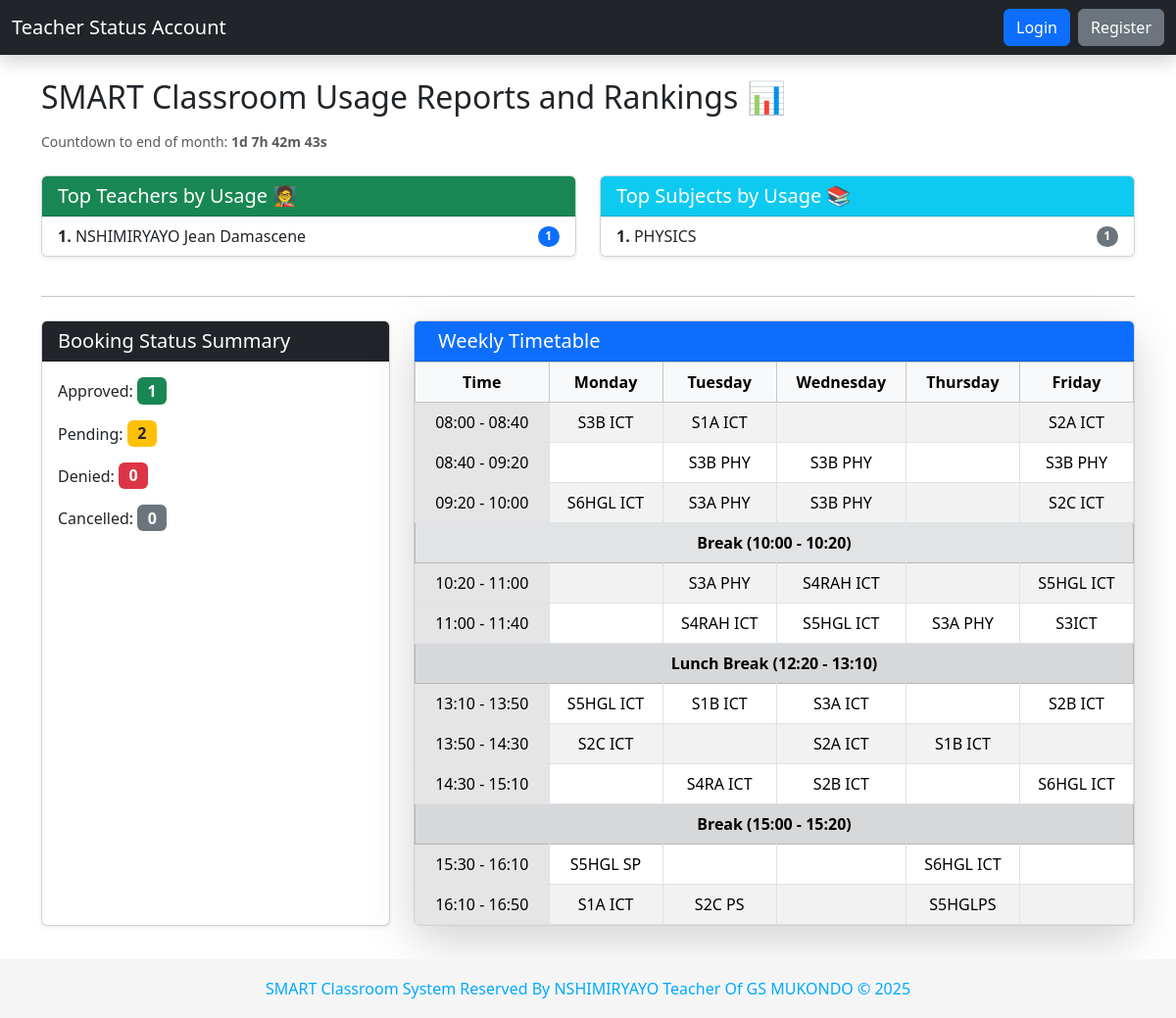
Screenshot of /admin/reports with the database file from the repository.
### tables this page shows
CREATE TABLE Teachers (
                TeacherID INTEGER PRIMARY KEY AUTOINCREMENT,
                Name TEXT NOT NULL,
                Subject TEXT,
                Username TEXT UNIQUE NOT NULL,
                Password TEXT NOT NULL,
                Role TEXT DEFAULT 'Teacher',
                IsApproved INTEGER DEFAULT 0,
                Email TEXT,
                Phone TEXT,
                Class TEXT
            , Gender TEXT, ClassTeacher TEXT);

### app.py (the view)
@app.route('/admin/reports')
def admin_reports():
    conn = connect_db()
    cursor = conn.cursor()
    cursor.execute("SELECT Status, COUNT(*) FROM Bookings GROUP BY Status")
    summary = {row[0]: row[1] for row in cursor.fetchall()}
    cursor.execute("""
        SELECT T.Name, COUNT(B.BookingID)
        FROM Bookings B
        JOIN Teachers T ON B.TeacherID = T.TeacherID
        WHERE B.Status = 'Approved'
        GROUP BY T.Name
        ORDER BY COUNT(B.BookingID) DESC
    """)
    teacher_ranking = cursor.fetchall()
    cursor.execute("""
        SELECT T.Subject, COUNT(B.BookingID)
        FROM Bookings B
        JOIN Teachers T ON B.TeacherID = T.TeacherID
        WHERE B.Status = 'Approved'
        GROUP BY T.Subject
        ORDER BY COUNT(B.BookingID) DESC
    """)
    subject_ranking = cursor.fetchall()
    cursor.execute("""
        SELECT T.Name, T.Email, T.Phone,
               COUNT(B.BookingID) AS Bookings
        FROM Teachers T
        LEFT JOIN Bookings B ON T.TeacherID = B.TeacherID
        GROUP BY T.TeacherID
    """)
    teacher_list = [
        dict(Name=row[0], Email=row[1], Phone=row[2], Bookings=row[3])
        for row in cursor.fetchall()
    ]
    conn.close()
    now = datetime.now()
    return render_template(
        'admin/reports.html',
        now=now,
        summary=summary,
        teacher_ranking=teacher_ranking,
        subject_ranking=subject_ranking,
        teacher_list=teacher_list
    )

### app.py (called while the page is built)
@app.context_processor
def inject_global_vars():
    return {'now': datetime.now()}

### db_setup.py (called while the page is built)
def connect_db():
    try:
        conn = sqlite3.connect(DB_FILE)
        conn.row_factory = None
        return conn
    except sqlite3.Error as e:
        print(f"Database connection error: {e}")
        return None

### templates/admin/reports.html (shortened to what this page needs)
{% extends "base.html" %}
{% block content %}
<h2 class="mb-3 text-dark">SMART Classroom Usage Reports and Rankings 📊</h2>
<p class="text-muted small mb-4">
    Countdown to end of month: <strong id="countdown">Loading...</strong>
</p>
<div class="row">
    <div class="col-md-6 mb-4">
        <div class="card shadow-sm h-100">
            <div class="card-header bg-success text-white">
                <h5 class="mb-0">Top Teachers by Usage 🧑‍🏫</h5>
            </div>
            <ul class="list-group list-group-flush">
                {% if teacher_ranking %}
                    {% for name, count in teacher_ranking %}
                        <li class="list-group-item d-flex justify-content-between align-items-center">
                            <span><strong>{{ loop.index }}.</strong> {{ name }}</span>
                            <span class="badge bg-primary rounded-pill">{{ count }}</span>
                        </li>
                    {% endfor %}
                {% else %}
                    <li class="list-group-item text-muted">No teacher usage data available.</li>
                {% endif %}
            </ul>
        </div>
    </div>
    <div class="col-md-6 mb-4">
        <div class="card shadow-sm h-100">
            <div class="card-header bg-info text-white">
                <h5 class="mb-0">Top Subjects by Usage 📚</h5>
            </div>
            <ul class="list-group list-group-flush">
                {% if subject_ranking %}
                    {% for subject, count in subject_ranking %}
                        <li class="list-group-item d-flex justify-content-between align-items-center">
                            <span><strong>{{ loop.index }}.</strong> {{ subject }}</span>
                            <span class="badge bg-secondary rounded-pill">{{ count }}</span>
                        </li>
                    {% endfor %}
                {% else %}
                    <li class="list-group-item text-muted">No subject usage data available.</li>
                {% endif %}
            </ul>
        </div>
    </div>
</div>
<hr>
<div class="row mt-4">
    <div class="col-md-4 mb-4">
        <div class="card shadow-sm h-100">
            <div class="card-header bg-dark text-white">
                <h5 class="mb-0">Booking Status Summary</h5>
            </div>
            <div class="card-body">
                <p>Approved: <span class="badge bg-success fs-6">{{ summary.get('Approved', 0) }}</span></p>
                <p>Pending: <span class="badge bg-warning text-dark fs-6">{{ summary.get('Pending', 0) }}</span></p>
                <p>Denied: <span class="badge bg-danger fs-6">{{ summary.get('Denied', 0) }}</span></p>
                <p>Cancelled: <span class="badge bg-secondary fs-6">{{ summary.get('Cancelled', 0 ) }}</span></p>
            </div>
        </div>
    </div>
    <div class="col-md-8 mb-4">
        <div class="card shadow-lg h-100">
            <div class="card-header bg-primary text-white">
                <h5 class="mb-0">
                     Weekly Timetable
                </h5>
            </div>
            <div class="card-body p-0">
                <div class="table-responsive">
                    <table class="table table-bordered table-striped text-center align-middle mb-0">
                        <thead class="table-light">
                            <tr>
                                <th>Time</th>
                                <th>Monday</th>
                                <th>Tuesday</th>
                                <th>Wednesday</th>
                                <th>Thursday</th>
                                <th>Friday</th>
                            </tr>
                        </thead>
                        <tbody>
                            <tr><td class="table-active">08:00 - 08:40</td><td>S3B ICT</td><td>S1A ICT</td><td></td><td></td><td>S2A ICT</td></tr>
                            <tr><td class="table-active">08:40 - 09:20</td><td></td><td>S3B PHY</td><td>S3B PHY</td><td></td><td>S3B PHY</td></tr>
                            <tr><td class="table-active">09:20 - 10:00</td><td>S6HGL ICT</td><td>S3A PHY</td><td>S3B PHY</td><td></td><td>S2C ICT</td></tr>
                            <tr class="table-secondary"><td colspan="6"><strong>Break (10:00 - 10:20)</strong></td></tr>
                            <tr><td class="table-active">10:20 - 11:00</td><td></td><td>S3A PHY</td><td>S4RAH ICT</td><td></td><td>S5HGL ICT</td></tr>
                            <tr><td class="table-active">11:00 - 11:40</td><td></td><td>S4RAH ICT</td><td>S5HGL ICT</td><td>S3A PHY</td><td>S3ICT</td></tr>
                            <tr class="table-secondary"><td colspan="6"><strong>Lunch Break (12:20 - 13:10)</strong></td></tr>
                            <tr><td class="table-active">13:10 - 13:50</td><td>S5HGL ICT</td><td>S1B ICT</td><td>S3A ICT</td><td></td><td>S2B ICT</td></tr>
                            <tr><td class="table-active">13:50 - 14:30</td><td>S2C ICT</td><td></td><td>S2A ICT</td><td>S1B ICT</td><td></td></tr>
                            <tr><td class="table-active">14:30 - 15:10</td><td></td><td>S4RA ICT</td><td>S2B ICT</td><td></td><td>S6HGL ICT</td></tr>
                            <tr class="table-secondary"><td colspan="6"><strong>Break (15:00 - 15:20)</strong></td></tr>
                            <tr><td class="table-active">15:30 - 16:10</td><td>S5HGL SP</td><td></td><td></td><td>S6HGL ICT</td><td></td></tr>
                            <tr><td class="table-active">16:10 - 16:50</td><td>S1A ICT</td><td>S2C PS</td><td></td><td>S5HGLPS</td><td></td></tr>
                        </tbody>
                    </table>
                </div>
            </div>
        </div>
    </div>
</div>
{% endblock %}

### templates/base.html (style rules this page uses)
body { padding-bottom: 70px; }

### rows the page displays
Teachers: Name "NSHIMIRYAYO Jean Damascene", IsApproved "1", Subject "PHYSICS"

### other values shown
{{ summary.get('Approved', 0) }} "1"
{{ summary.get('Pending', 0) }} "2"
{{ summary.get('Denied', 0) }} "0"
{{ summary.get('Cancelled', 0 ) }} "0"
{{ now.year }} "2025"
